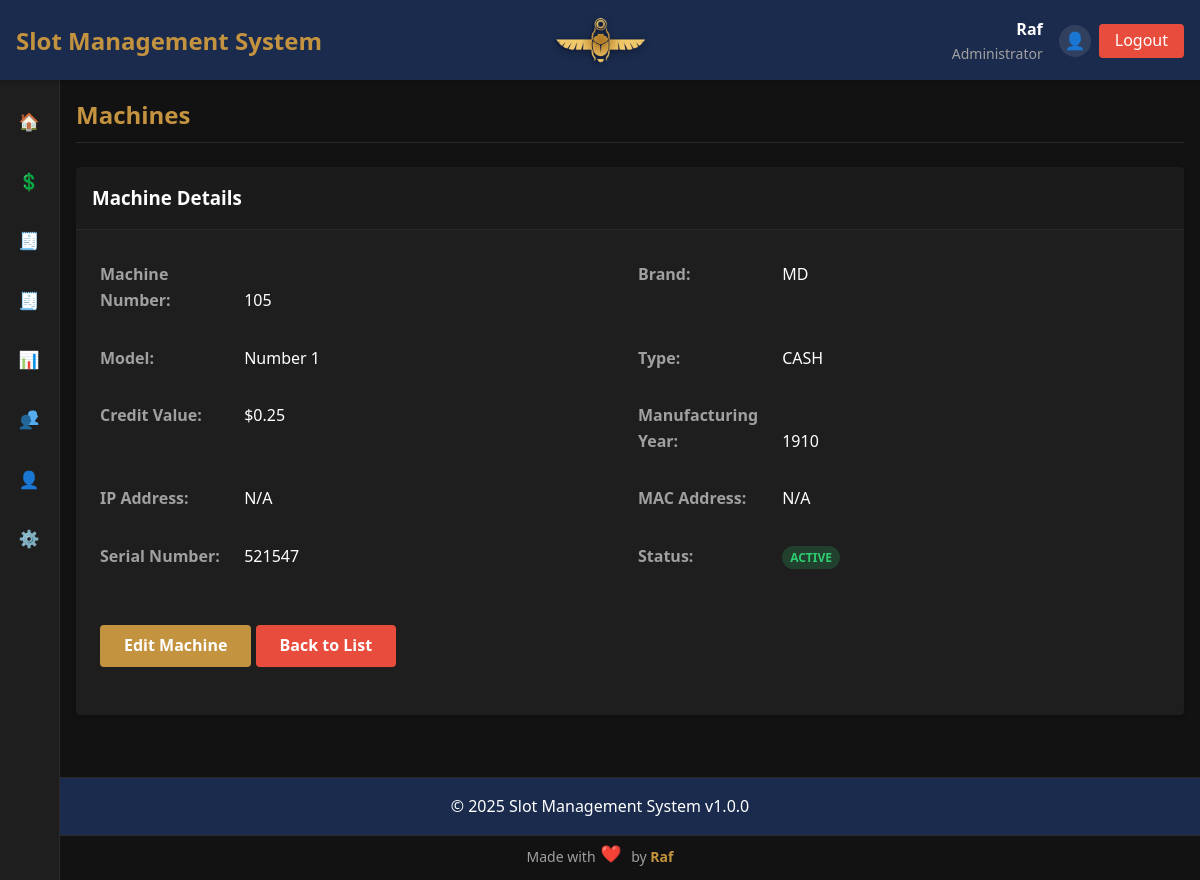
/index.php?page=machines&action=view&id=10 (signed in), run on an earlier commit of the app's database.
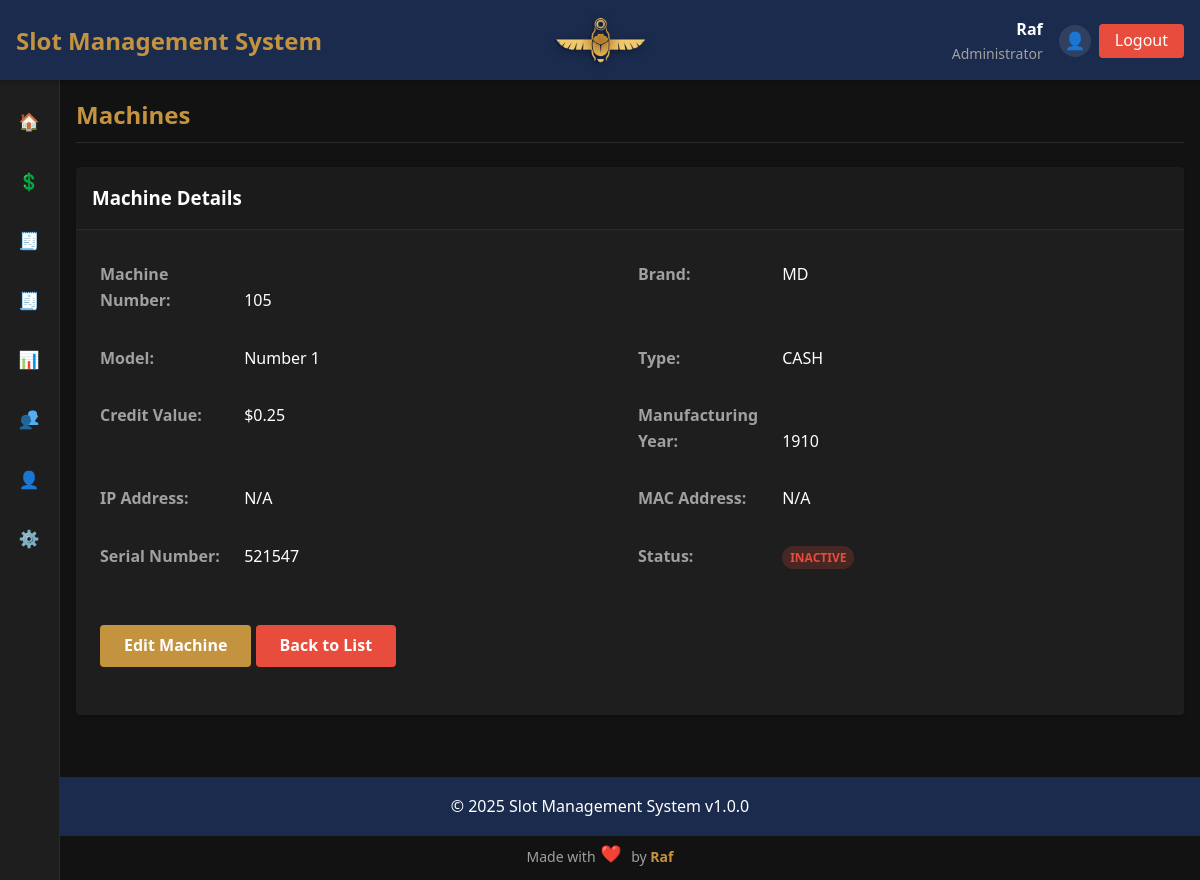
And on a later commit of the database.
### tables this page shows
CREATE TABLE `machines` (
  `id` int NOT NULL AUTO_INCREMENT,
  `machine_number` varchar(50) NOT NULL,
  `brand_id` int DEFAULT NULL,
  `model` varchar(100) NOT NULL,
  `type_id` int DEFAULT NULL,
  `credit_value` decimal(10,2) NOT NULL,
  `manufacturing_year` int DEFAULT NULL,
  `ip_address` varchar(15) DEFAULT NULL,
  `mac_address` varchar(17) DEFAULT NULL,
  `serial_number` varchar(100) DEFAULT NULL,
  `status` enum('Active','Inactive','Maintenance','Reserved') NOT NULL DEFAULT 'Active',
  `created_at` timestamp NULL DEFAULT CURRENT_TIMESTAMP,
  `updated_at` timestamp NULL DEFAULT CURRENT_TIMESTAMP ON UPDATE CURRENT_TIMESTAMP,
  PRIMARY KEY (`id`),
  UNIQUE KEY `machine_number` (`machine_number`),
  UNIQUE KEY `serial_number` (`serial_number`),
  KEY `brand_id` (`brand_id`),
  KEY `type_id` (`type_id`)
);

CREATE TABLE `brands` (
  `id` int NOT NULL AUTO_INCREMENT,
  `name` varchar(100) NOT NULL,
  `description` text,
  `created_at` timestamp NULL DEFAULT CURRENT_TIMESTAMP,
  `updated_at` timestamp NULL DEFAULT CURRENT_TIMESTAMP ON UPDATE CURRENT_TIMESTAMP,
  PRIMARY KEY (`id`),
  UNIQUE KEY `name` (`name`)
);

CREATE TABLE `machine_types` (
  `id` int NOT NULL AUTO_INCREMENT,
  `name` varchar(50) NOT NULL,
  `description` text,
  `created_at` timestamp NULL DEFAULT CURRENT_TIMESTAMP,
  `updated_at` timestamp NULL DEFAULT CURRENT_TIMESTAMP ON UPDATE CURRENT_TIMESTAMP,
  PRIMARY KEY (`id`),
  UNIQUE KEY `name` (`name`)
);

### includes/functions.php (called while the page is built, shortened)
<?php
function has_permission($required_role) {
    $user_role = $_SESSION['user_role'] ?? '';
    if ($user_role === 'admin') {
        return true;
    }
    return false;
}
function format_currency($amount) {
    return '$' . number_format((float)$amount, 2);
}
?>

### pages/machines/view.php (the view, shortened to what the changed rows need)
<?php
$machine_id = $_GET['id'];
$error = '';
$machine = null;
try {
    $stmt = $conn->prepare("
        SELECT m.*, b.name AS brand_name, mt.name AS type_name
        FROM machines m
        LEFT JOIN brands b ON m.brand_id = b.id
        LEFT JOIN machine_types mt ON m.type_id = mt.id
        WHERE m.id = ?
    ");
    $stmt->execute([$machine_id]);
    $machine = $stmt->fetch(PDO::FETCH_ASSOC);
} catch (PDOException $e) {
    $error = "Database error: " . $e->getMessage();
}
?>
<div class="machine-view fade-in">
    <div class="card">
        <div class="card-body">
            <?php if ($error): ?>
                <div class="alert alert-danger"><?php echo htmlspecialchars($error); ?></div>
            <?php else: ?>
                <div class="machine-details">
                    <div class="row">
                        <div class="col-6">
                            <div class="detail-group">
                                <strong>Machine Number:</strong>
                                <span><?php echo htmlspecialchars($machine['machine_number']); ?></span>
                            </div>
                        </div>
                        <div class="col-6">
                            <div class="detail-group">
                                <strong>Brand:</strong>
                                <span><?php echo htmlspecialchars($machine['brand_name'] ?? 'N/A'); ?></span>
                            </div>
                        </div>
                    </div>
                    <div class="row">
                        <div class="col-6">
                            <div class="detail-group">
                                <strong>Model:</strong>
                                <span><?php echo htmlspecialchars($machine['model']); ?></span>
                            </div>
                        </div>
                        <div class="col-6">
                            <div class="detail-group">
                                <strong>Type:</strong>
                                <span><?php echo htmlspecialchars($machine['type_name']); ?></span>
                            </div>
                        </div>
                    </div>
                    <div class="row">
                        <div class="col-6">
                            <div class="detail-group">
                                <strong>Credit Value:</strong>
                                <span><?php echo format_currency($machine['credit_value']); ?></span>
                            </div>
                        </div>
                        <div class="col-6">
                            <div class="detail-group">
                                <strong>Manufacturing Year:</strong>
                                <span><?php echo htmlspecialchars($machine['manufacturing_year'] ?: 'N/A'); ?></span>
                            </div>
                        </div>
                    </div>
                    <div class="row">
                        <div class="col-6">
                            <div class="detail-group">
                                <strong>IP Address:</strong>
                                <span><?php echo htmlspecialchars($machine['ip_address'] ?: 'N/A'); ?></span>
                            </div>
                        </div>
                        <div class="col-6">
                            <div class="detail-group">
                                <strong>MAC Address:</strong>
                                <span><?php echo htmlspecialchars($machine['mac_address'] ?: 'N/A'); ?></span>
                            </div>
                        </div>
                    </div>
                    <div class="row">
                        <div class="col-6">
                            <div class="detail-group">
                                <strong>Serial Number:</strong>
                                <span><?php echo htmlspecialchars($machine['serial_number'] ?: 'N/A'); ?></span>
                            </div>
                        </div>
                        <div class="col-6">
                            <div class="detail-group">
                                <strong>Status:</strong>
                                <span class="status status-<?php echo strtolower(htmlspecialchars($machine['status'])); ?>">
                                    <?php echo htmlspecialchars($machine['status']); ?>
                                </span>
                            </div>
                        </div>
                    </div>
                    <div class="form-group" style="margin-top: 2rem;">
                        <?php if ($can_edit): ?>
                            <a href="index.php?page=machines&action=edit&id=<?php echo $machine_id; ?>" class="btn btn-primary">Edit Machine</a>
                        <?php endif; ?>
                        <a href="index.php?page=machines" class="btn btn-danger">Back to List</a>
                    </div>
                </div>
            <?php endif; ?>
        </div>
    </div>
</div>

What changed in the data, as far as the page shows it:
changed machines "Number 1": status "ACTIVE" → "INACTIVE"
